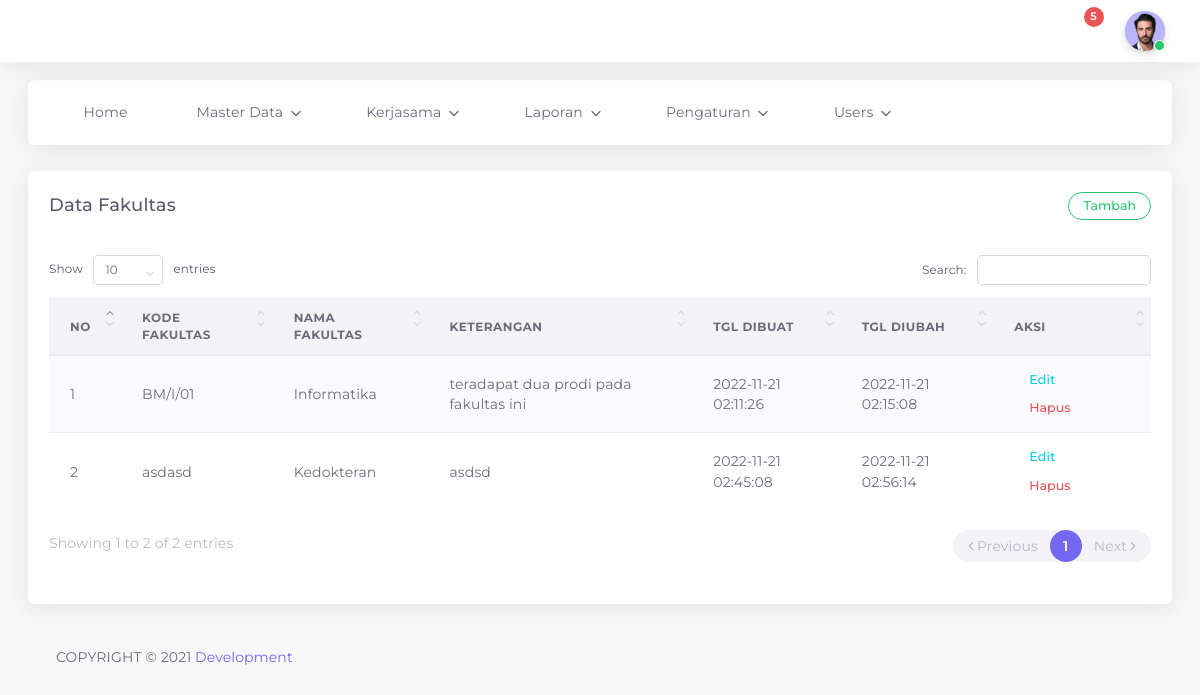
/admin/fakultas_data.php (signed in), run on an earlier commit of the app's database.
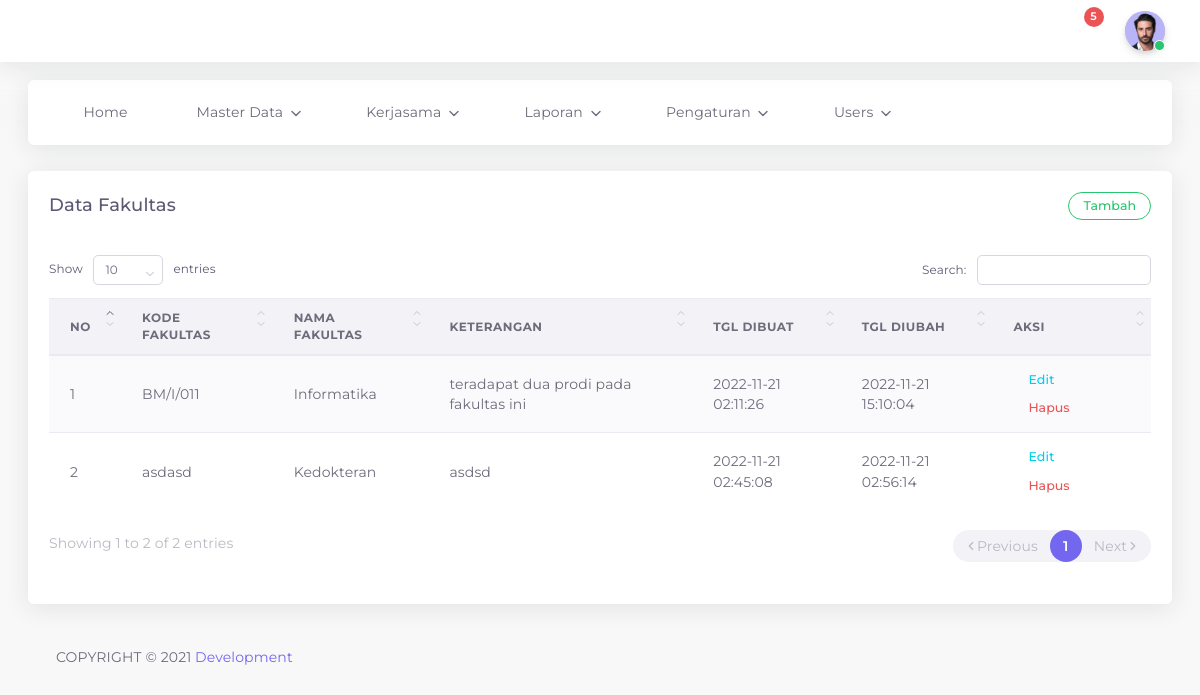
And on a later commit of the database.
### tables this page shows
CREATE TABLE `fakultas` (
  `id_fak` int(11) NOT NULL,
  `fak_kode` varchar(20) NOT NULL,
  `fak_nama` varchar(100) NOT NULL,
  `fak_ket` text NOT NULL,
  `date_created` timestamp NULL DEFAULT CURRENT_TIMESTAMP,
  `date_updated` timestamp NULL DEFAULT NULL ON UPDATE CURRENT_TIMESTAMP
);

### admin/fakultas_data.php (the view, shortened to what this page needs)
<?php
include "header.php";
?>
<div class="app-content content ">
		<div class="content-wrapper container-xxl p-0">
			<div class="row match-height">
				<div class="col-lg-12">
					<div class="card">
						<div class="card-header">
							<h4 class="card-title">Data Fakultas</h4>
							<button
									type="button"
									class="btn btn-outline-success round btn-sm"
									data-toggle="modal"
									data-target="#tambah_data">Tambah</button>
						</div>
							<div class="card-body table-responsive">
								<table id="dataTables" class="table table-striped">
									<thead>
											<tr>
													<th>No</th>
													<th>KODE FAKULTAS</th>
													<th>NAMA FAKULTAS</th>
													<th>KETERANGAN</th>
													<th>TGL DIBUAT</th>
													<th>TGL DIUBAH</th>
													<th>Aksi</th>
											</tr>
									</thead>
										<tbody>
											<?php
											include "config.php";
											$no = 1;
											$data = mysqli_query($kon, "SELECT * FROM fakultas ORDER BY fak_nama ASC");
											while($hasil = mysqli_fetch_array($data)){
											?>
												<tr>
														<td>
															<?php echo $no++; ?>
														</td>
														<td><?php echo $hasil ['fak_kode'];?></td>
														<td><?php echo $hasil ['fak_nama'];?></td>
														<td><?php echo $hasil ['fak_ket'];?></td>
														<td><?php echo $hasil ['date_created'];?></td>
														<td><?php echo $hasil ['date_updated'];?></td>
														<td>
															<a href="#" type="button" class="open_modal btn btn-flat-info btn-sm" data-toggle="modal" data-target="#edit<?php echo $hasil['id_fak']; ?>">Edit</a>
																	<button
																	type="button"
																	class="btn btn-flat-danger btn-sm"
																	data-toggle="modal"
																	data-target="#deleteEmployeeModal<?php echo $hasil['id_fak']; ?>">Hapus</button>
														</td>
												</tr>
								<?php
									}
									?>
									</tbody>
						</table>
					</div>
			</div>
		</div>
	</div>
</div>
		<div class="drag-target"></div>
		<?php include "footer.php";?>
</body>
</html>

What changed in the data, as far as the page shows it:
changed fakultas "Informatika": fak_kode "BM/I/01" → "BM/I/011"; date_updated "2022-11-21 02:15:08" → "2022-11-21 15:10:04"
